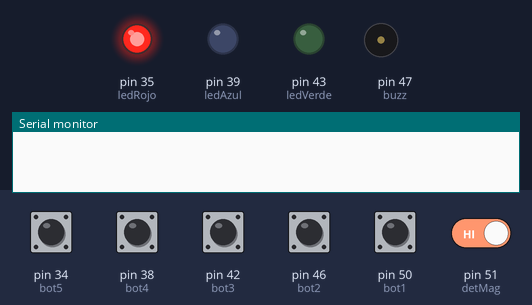
A sketch run on a simulated Arduino Mega 2560, built with avr-gcc and run on an emulated ATmega2560. Shown: output pins drawn as LEDs (lit = HIGH), buzzer (waves = sounding), the last lines printed to the serial monitor. Dashed ring = blinking. The inputs (shaded band) are chosen by the test bench; at power-on: pin 51 (detMag) HIGH, pin 34 (bot5), pin 38 (bot4), pin 42 (bot3), pin 46 (bot2), pin 50 (bot1) LOW.

Above: at 1.2 s.
1.3 s: pin 51 (detMag) driven LOW
At 2.7 s:
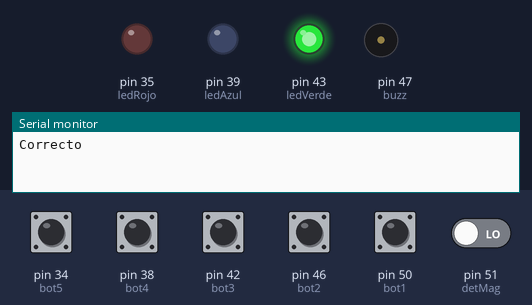
4.3 s: pin 34 (bot5) pulled HIGH for 1 s
At 4.65 s:
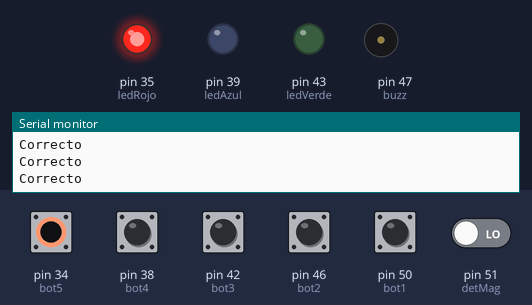
7.3 s: pin 51 (detMag) driven HIGH
At 8.5 s:
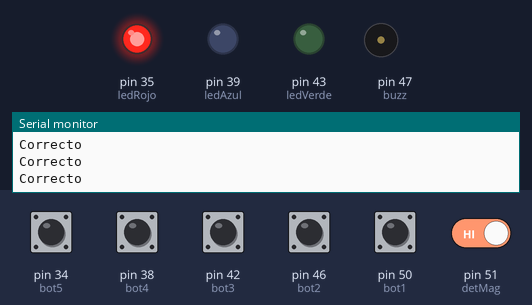
9.5 s: pin 38 (bot4) pulled HIGH for 1 s
At 10.85 s:
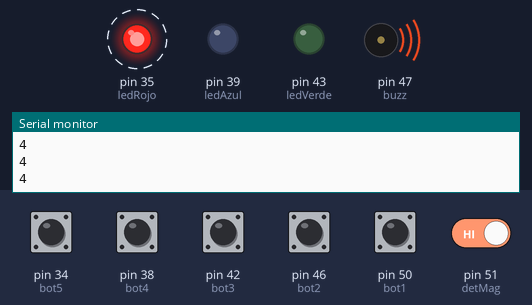
Timing chart, 0 to 12.6 s (numbered marks = the images above; inputs shaded):
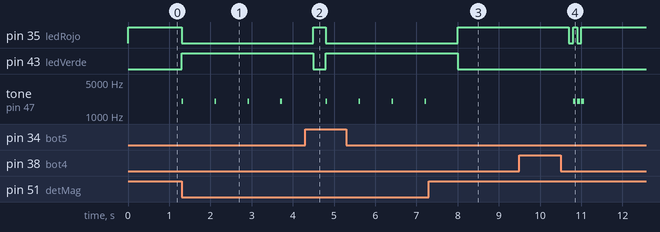

The sketch:

sketch_jul09a.ino
```cpp
const int ledRojo = 35;
const int ledAzul = 39;
const int ledVerde = 43;
const int bot1 = 50;
const int bot2 = 46;
const int bot3 = 42;
const int bot4 = 38;
const int bot5 = 34;
const int buzz = 47;
const int detMag = 51;
int cuenta = 4;
int fallo = 0;

void setup() {

  Serial.begin(9600);
  pinMode(buzz, OUTPUT);
  pinMode(ledRojo, OUTPUT);
  pinMode(ledVerde, OUTPUT);
  pinMode(ledAzul, OUTPUT);

  analogWrite(ledRojo, 255);

}

void loop() {

  if ( digitalRead(bot3) == HIGH && cuenta != 4 && cuenta != 1 ) {
    fallo++;
    delay(300);
    Serial.println("3");
  }

  if ( digitalRead(bot1) == HIGH) {
    fallo++;
    delay(300);
    Serial.println("1");
  }

  if ( digitalRead(bot2) == HIGH) {
    fallo++;
    delay(300);
    Serial.println("2");
  }

  if ( digitalRead(bot4) == HIGH && cuenta != 3) {
    fallo++;
    delay(300);
    Serial.println("4");
  }

  if ( digitalRead(bot5) == HIGH && cuenta != 2) {
    fallo++;
    delay(300);
    Serial.println("5");
  }

  if ( fallo == 4) {
    fallo = 0;
    cuenta = 4;
    analogWrite(ledRojo, 0);
    delay(100);
    analogWrite(ledRojo, 255);
    tone(buzz, 2000, 70);
    delay(100);
    analogWrite(ledRojo, 0);
    tone(buzz, 2000, 70);
    delay(100);
    analogWrite(ledRojo, 255);
    tone(buzz, 2000, 70);
    Serial.println("Cuatro fallos");
  }

  if ( digitalRead(bot3) == HIGH && cuenta == 4) {
    cuenta--;
    Serial.println("3");
  }

  if ( digitalRead(bot4) == HIGH && cuenta == 3) {
    cuenta--;
    Serial.println("4");
  }

  if ( digitalRead(bot5) == HIGH && cuenta == 2) {
    cuenta--;
    Serial.println("5");
  }

  if ( digitalRead(bot3) == HIGH && cuenta == 1) {
    Serial.println("3");
    cuenta = 4;
    fallo = 0;
    analogWrite(ledRojo, 0);
    analogWrite(ledVerde, 255);
    tone(buzz, 2000, 40);
    delay(800);
    analogWrite(ledVerde, 0);
    analogWrite(ledRojo, 255);
    Serial.println("Correcto");
  }

  if ( digitalRead(detMag) == LOW) {
    cuenta = 4;
    fallo = 0;
    analogWrite(ledRojo, 0);
    analogWrite(ledVerde, 255);
    tone(buzz, 2000, 40);
    delay(800);
    analogWrite(ledVerde, 0);
    analogWrite(ledRojo, 255);
    Serial.println("Correcto");
  }
}
```

Measured:
- after the input at 1.3 s, pin 35 (ledRojo): HIGH → LOW at once; pin 43 (ledVerde): LOW → HIGH at once; tone on pin 47 (buzz): alternates 2000 Hz for 0.04 s and silent for 0.76 s, starting at once
- after the input at 4.3 s, pin 35 (ledRojo): LOW → HIGH after 0.20 s, → LOW 0.30 s later; pin 43 (ledVerde): HIGH → LOW after 0.20 s, → HIGH 0.30 s later
- after the input at 7.3 s, pin 35 (ledRojo): LOW → HIGH after 0.70 s; pin 43 (ledVerde): HIGH → LOW after 0.70 s; tone on pin 47 (buzz): stops changing and stays silent
- after the input at 9.5 s, pin 35 (ledRojo): alternates HIGH for 0.10 s and LOW for 0.10 s, 4 changes in all, then stays HIGH, starting after 1.2 s; tone on pin 47 (buzz): alternates 2000 Hz for 0.07 s and silent for 0.03 s, 6 changes in all, then stays silent, starting after 1.3 s
